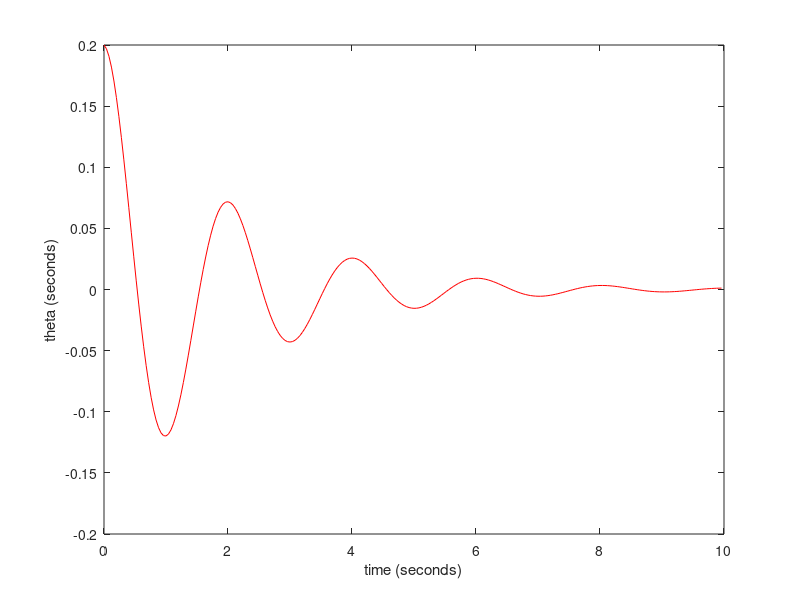

The MATLAB script that drew this image:
% Damped Euler_Cromer Method

clear;
length = 1;                 %pendulum length in metres
g = 9.8;                    % acceleration due to gravity
q=1;                        %damping strength
npoints = 250;              %Discretize time into 250 intervals
dt = 0.04;                  % time step in seconds
omega = zeros(npoints,1);   % initializes omega, a vector of dimension npoints X 1,to being all zeros
theta = zeros(npoints, 1);  % initializes theta, a vector of dimension npoints X 1,to being all zeros 
time = zeros(npoints, 1);   % this initializes the vector time to being all zeros
theta(1) = 0.2;             % you need to have some initial displacement, otherwise the pendulum will not swing


for step = 1:npoints-1 %loop over time
    omega(step+1) =omega(step) -(g/length)*theta(step)*dt-q*omega(step)*dt;
    theta(step+1) = theta(step)+omega(step+1)*dt;
    time(step+1)=time(step) +dt;
end;

plot(time,theta,'r')
xlabel('time (seconds)');
ylabel('theta (seconds)');

